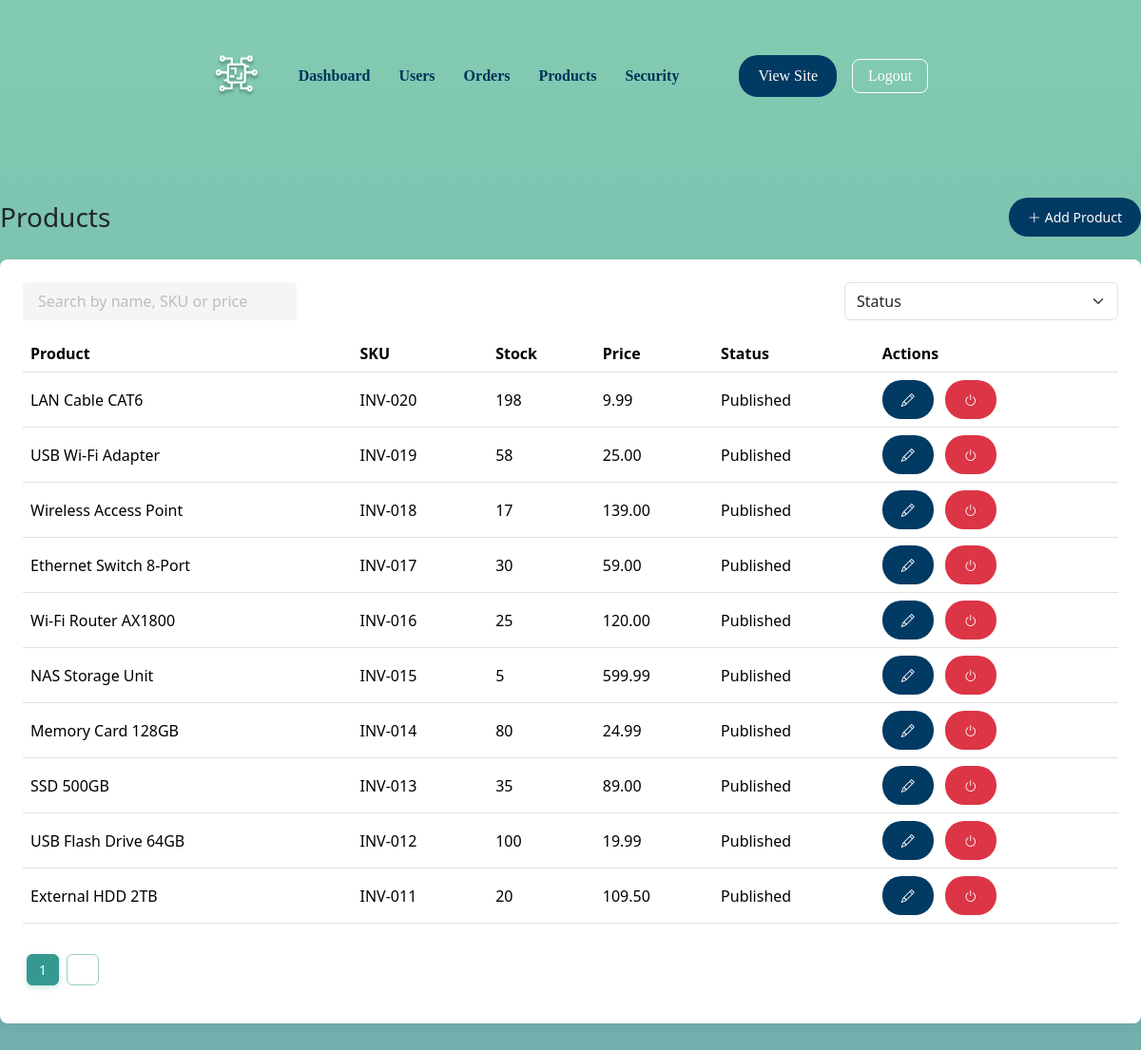
/pages/admin/products.php, run on the app's committed database.
### tables this page shows
CREATE TABLE IF NOT EXISTS `lpa_stock` (
  `lpa_stock_ID` bigint NOT NULL,
  `lpa_stock_name` varchar(250) NOT NULL,
  `lpa_stock_slug` varchar(255) NOT NULL,
  `lpa_stock_desc` text,
  `lpa_stock_features` text NOT NULL,
  `lpa_stock_onhand` varchar(5) DEFAULT NULL,
  `lpa_stock_price` decimal(7,2) DEFAULT '0.00',
  `lpa_stock_image` longtext,
  `lpa_stock_status` char(1) DEFAULT NULL,
  `lpa_stock_publish_at` datetime DEFAULT NULL,
  `lpa_fk_category_ID` int NOT NULL,
  `lpa_fk_type_ID` int NOT NULL,
  `lpa_invitem_inv_no` varchar(20) NOT NULL,
  PRIMARY KEY (`lpa_stock_ID`),
  UNIQUE KEY `lpa_stock_slug_UNIQUE` (`lpa_stock_slug`),
  KEY `fk_lpa_stock_lpa_category_idx` (`lpa_fk_category_ID`),
  KEY `fk_lpa_stock_lpa_type1_idx` (`lpa_fk_type_ID`),
  CONSTRAINT `fk_lpa_stock_lpa_category` FOREIGN KEY (`lpa_fk_category_ID`) REFERENCES `lpa_category` (`lpa_category_ID`),
  CONSTRAINT `fk_lpa_stock_lpa_type1` FOREIGN KEY (`lpa_fk_type_ID`) REFERENCES `lpa_type` (`lpa_type_ID`)
);

### includes/config.php (called while the page is built, shortened)
<?php
class Database {
    private static $instance = null;
    private function __construct() {
        $env = parse_ini_file(__DIR__ . '/../.env');
        $dsn = "mysql:host={$env['DB_HOST']};dbname={$env['DB_NAME']};charset=utf8mb4";
        $options = [
            PDO::ATTR_ERRMODE => PDO::ERRMODE_EXCEPTION,
            PDO::ATTR_DEFAULT_FETCH_MODE => PDO::FETCH_ASSOC,
            PDO::ATTR_EMULATE_PREPARES => false,
        ];
        try {
            $this->conn = new PDO($dsn, $env['DB_USER'], $env['DB_PASS'], $options);
        } catch (PDOException $e) {
            die("❌ DB Connection failed: " . $e->getMessage());
        }
    }
    public static function getConnection(): PDO
    {
        if (!self::$instance) {
            self::$instance = new Database();
        }
        return self::$instance->conn;
    }
}

### repositories/ProductRepository.php (called while the page is built, shortened)
<?php
class ProductRepository extends BaseRepository
{
    public function countAll(string $search = '', string $status = ''): int
    {
        $sql = "SELECT COUNT(*) FROM {$this->table} s";
        $conditions = [];
        $params = [];
        $stmt = $this->conn->prepare($sql);
        $stmt->execute();
        return (int)$stmt->fetchColumn();
    }
    public function findPaginated(int $offset, int $limit, string $search = '', string $status = ''): array
    {
        $conditions = [];
        $params = [':offset' => $offset, ':limit' => $limit];
        $where = $conditions ? 'WHERE ' . implode(' AND ', $conditions) : '';
        $sql = "SELECT s.*, s.lpa_stock_onhand - COALESCE(p.purchased, 0) AS available
                FROM {$this->table} s
                LEFT JOIN (
                    SELECT ii.lpa_fk_stock_ID, SUM(ii.lpa_invitem_qty) AS purchased
                    FROM lpa_invoice_items ii
                    JOIN lpa_invoices i ON i.lpa_invoices_ID = ii.lpa_fk_invoices_ID
                    AND i.lpa_inv_status = 'A'
                    GROUP BY ii.lpa_fk_stock_ID
                ) p ON p.lpa_fk_stock_ID = s.lpa_stock_ID
                {$where}
                ORDER BY s.lpa_stock_ID DESC
                LIMIT :offset, :limit";
        $stmt = $this->conn->prepare($sql);
        foreach ($params as $key => $val) {
            $stmt->bindValue($key, $val, is_int($val) ? PDO::PARAM_INT : PDO::PARAM_STR);
        }
        $stmt->execute();
        $rows = $stmt->fetchAll();
        return $rows;
    }
}

### repositories/BaseRepository.php (called while the page is built, shortened)
<?php
class BaseRepository
{
    public function __construct(string $table)
    {
        $this->conn = Database::getConnection();
        $this->table = $table;
    }
}

### pages/admin/products.php (the view, shortened to what this page needs)
<?php
$repo = new ProductRepository();
$searchTerm   = trim($_GET['search'] ?? '');
$statusFilter = trim($_GET['status'] ?? '');
$pageNum  = isset($_GET['page_num']) && is_numeric($_GET['page_num']) ? (int)$_GET['page_num'] : 1;
$pageSize = 10;
$offset   = ($pageNum - 1) * $pageSize;
$total    = $repo->countAll($searchTerm, $statusFilter);
$totalPages = (int)ceil($total / $pageSize);
$products = $repo->findPaginated($offset, $pageSize, $searchTerm, $statusFilter);
function renderRows(array $products): string {
    foreach ($products as $product) {
        ?>
        <tr data-status="<?= htmlspecialchars($product['lpa_stock_status'], ENT_QUOTES) ?>">
            <td class="product-title"><?= htmlspecialchars($product['lpa_stock_name']) ?></td>
            <td class="product-sku"><?= htmlspecialchars($product['lpa_invitem_inv_no']) ?></td>
            <td><?= htmlspecialchars($product['available']) ?></td>
            <td class="product-price"><?= htmlspecialchars($product['lpa_stock_price']) ?></td>
            <td class="product-status"><?= htmlspecialchars(statusLabel($product['lpa_stock_status'])) ?></td>
            <td>
                <button type="button" class="btn btn-sm btn-primary text-white me-1 edit-product" data-bs-toggle="tooltip" title="Edit"
                        data-id="<?= $product['lpa_stock_ID'] ?>"
                        data-name="<?= htmlspecialchars($product['lpa_stock_name'], ENT_QUOTES) ?>"
                        data-desc="<?= htmlspecialchars($product['lpa_stock_desc'] ?? '', ENT_QUOTES) ?>"
                        data-features="<?= htmlspecialchars($product['lpa_stock_features'] ?? '', ENT_QUOTES) ?>"
                        data-qty="<?= htmlspecialchars($product['lpa_stock_onhand'], ENT_QUOTES) ?>"
                        data-price="<?= htmlspecialchars($product['lpa_stock_price'], ENT_QUOTES) ?>"
                        data-image="<?= htmlspecialchars($product['lpa_stock_image'] ?? '', ENT_QUOTES) ?>"
                        data-status="<?= htmlspecialchars($product['lpa_stock_status'], ENT_QUOTES) ?>"
                        data-category="<?= htmlspecialchars($product['lpa_fk_category_ID'], ENT_QUOTES) ?>"
                        data-type="<?= htmlspecialchars($product['lpa_fk_type_ID'], ENT_QUOTES) ?>"
                        data-publish-at="<?= htmlspecialchars($product['lpa_stock_publish_at'] ?? '', ENT_QUOTES) ?>"><i class="bi bi-pencil"></i></button>
                <?php
                $isDeactivated = ($product['lpa_stock_status'] ?? '') === 'D';
                $toggleAction = $isDeactivated ? 'activate' : 'deactivate';
                $toggleClass = $isDeactivated ? 'btn-success' : 'btn-danger';
                $toggleIcon = $isDeactivated ? 'bi-arrow-counterclockwise' : 'bi-power';
                ?>
                <form method="POST" action="/admin.products" class="d-inline">
                    <button type="button"
                            class="btn btn-sm <?= $toggleClass ?> text-white toggle-status-btn ms-1"
                            data-bs-toggle="tooltip"
                            title="<?= htmlspecialchars(ucfirst($toggleAction), ENT_QUOTES) ?>"
                            data-name="<?= htmlspecialchars($product['lpa_stock_name'], ENT_QUOTES) ?>"
                            data-action="<?= htmlspecialchars($toggleAction, ENT_QUOTES) ?>">
                        <i class="bi <?= $toggleIcon ?>"></i>
                    </button>
                </form>
            </td>
        </tr>
        <?php
    }
    return ob_get_clean();
}
function renderAdminPagination(int $current, int $totalPages): string {
    echo '<nav><ul class="pagination pagination-sm" id="pagination">';
    for ($i = 1; $i <= $totalPages; $i++) {
        $active = $i === $current ? ' active' : '';
        echo "<li class='page-item$active'><a href='#' class='page-link' data-page='$i'>$i</a></li>";
    }
    echo '</ul></nav>';
    return ob_get_clean();
}
$rowsHtml = $products
    ? renderRows($products)
    : '<tr class="no-results"><td colspan="6" class="text-center py-4">No products found.</td></tr>';
$paginationHtml = $totalPages > 1 ? renderAdminPagination($pageNum, $totalPages) : '';
function statusLabel($code) {
    return match ($code) {
        'P', 'A' => 'Published',
        'S'       => 'Scheduled',
        'D'       => 'Deactivated',
        'U', 'I'  => 'Unpublished',
        default   => 'Unpublished',
    };
}
?>
<div class="container-account">
    <div class="d-flex justify-content-between align-items-center mb-4">
        <h1 class="h3 mb-0">Products</h1>
        <button id="add-product" class="btn btn-primary btn-sm d-flex align-items-center gap-1">
            <i class="bi bi-plus-lg"></i>
            <span>Add Product</span>
        </button>
    </div>
    <div class="bg-white rounded shadow-sm p-4">
        <div class="d-flex justify-content-between mb-3">
            <input type="text" id="product-search" class="form-control w-25" placeholder="Search by name, SKU or price">
            <select class="form-select w-25" id="status-filter">
                <option value="">Status</option>
            </select>
        </div>
        <div class="table-responsive">
            <table id="products-table" class="table align-middle">
                <thead>
                <tr>
                    <th>Product</th>
                    <th>SKU</th>
                    <th>Stock</th>
                    <th>Price</th>
                    <th>Status</th>
                    <th>Actions</th>
                </tr>
                </thead>
                <tbody id="product-rows">
                <?= $rowsHtml ?>
                </tbody>
            </table>
        </div>
        <div class="mt-3" id="pagination-container">
            <?= $paginationHtml ?>
        </div>
    </div>
</div>
<?php
include 'includes/admin/layout.php';

### assets/css/ecomms_style_v1.css (style rules this page uses)
body { margin: 0; line-height: normal; padding: 0; font-size: 20px; background-size: cover; background: linear-gradient( 180deg, var(--gradient-start), var(--gradient-mid) 50%, var(--gradient-end) ) no-repeat fixed center center; box-sizing: border-box; position: relative; overflow-x: hidden; }
html, body { height: 100%; }
.container-account { max-width: 1280px; margin: 0 auto 400px; padding: 3rem 0; font-size: 16px; }
.container-account .form-control { border: none; border-radius: 4px; background-color: #f5f5f5; height: 40px; padding-left: 16px; font-size: 1rem; color: #333; box-shadow: none; }
.container-account .form-control::placeholder { color: #999; opacity: 0.6; }
.container-account .bg-white { background-color: #fff !important; }
.container-account .shadow-sm { box-shadow: 0 1px 13px rgba(0, 0, 0, 0.05) !important; }
.container-account .rounded { border-radius: 8px !important; }

### assets/css/partials/variables.css (style rules this page uses)
:root { --color-primary: #003459; --color-primary-hover: #caf0f8; --color-secondary: #013a63; --color-secondary-hover: #01497c; --gradient-start: rgba(78, 181, 144, 0.7); --gradient-mid: rgba(53, 153, 143, 0.7); --gradient-end: rgba(53, 124, 130, 0.7); --link-color: #0066cc; --success-color: #aada6f; --success-hover: #96c85d; --cta-color: #b6e67b; --cta-hover: #a3d066; --neutral-bg: rgba(217, 217, 217, 0.45); }

### assets/css/partials/utilities.css (style rules this page uses)
.btn { padding: 10px 20px; border: none; border-radius: 20px; cursor: pointer; transition: background-color 0.3s; }
.btn-primary { background-color: var(--color-secondary); color: #fff; }

### data on the page
lpa_stock: lpa_stock_name "LAN Cable CAT6", lpa_invitem_inv_no "INV-020", available "198", lpa_stock_price "9.99", lpa_stock_status "Published"
lpa_stock: lpa_stock_name "USB Wi-Fi Adapter", lpa_invitem_inv_no "INV-019", available "58", lpa_stock_price "25.00", lpa_stock_status "Published"
lpa_stock: lpa_stock_name "Wireless Access Point", lpa_invitem_inv_no "INV-018", available "17", lpa_stock_price "139.00", lpa_stock_status "Published"
lpa_stock: lpa_stock_name "Ethernet Switch 8-Port", lpa_invitem_inv_no "INV-017", available "30", lpa_stock_price "59.00", lpa_stock_status "Published"
lpa_stock: lpa_stock_name "Wi-Fi Router AX1800", lpa_invitem_inv_no "INV-016", available "25", lpa_stock_price "120.00", lpa_stock_status "Published"
lpa_stock: lpa_stock_name "NAS Storage Unit", lpa_invitem_inv_no "INV-015", available "5", lpa_stock_price "599.99", lpa_stock_status "Published"
lpa_stock: lpa_stock_name "Memory Card 128GB", lpa_invitem_inv_no "INV-014", available "80", lpa_stock_price "24.99", lpa_stock_status "Published"
lpa_stock: lpa_stock_name "SSD 500GB", lpa_invitem_inv_no "INV-013", available "35", lpa_stock_price "89.00", lpa_stock_status "Published"
lpa_stock: lpa_stock_name "USB Flash Drive 64GB", lpa_invitem_inv_no "INV-012", available "100", lpa_stock_price "19.99", lpa_stock_status "Published"
lpa_stock: lpa_stock_name "External HDD 2TB", lpa_invitem_inv_no "INV-011", available "20", lpa_stock_price "109.50", lpa_stock_status "Published"

### other printed values
$label "Dashboard"
$label "Users"
$label "Orders"
$label "Products"
$label "Security"
